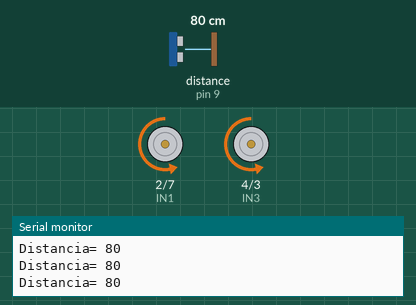
Simulated run of this sketch. Board: Arduino Uno, built with avr-gcc and run on an emulated ATmega328P. Parts: motor-driver pin pairs drawn as motors (green arrow = first pin HIGH = forward, orange = second pin HIGH = backward, longer = more drive, scaled by the enable pin), the last lines printed to the serial monitor. Inputs (shaded band) come from the test bench; at power-on: distance to the obstacle (sensor on pin 9) 80 cm. The echo pulse lasts 58.3 µs per cm.

Above: at 1.2 s.
1.3 s: distance to the obstacle (sensor on pin 9) set to 18 cm
2.8 s: distance to the obstacle (sensor on pin 9) set to 14 cm
At 3.2 s:
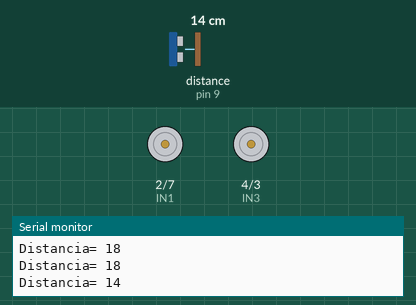
5.8 s: distance to the obstacle (sensor on pin 9) set to 35 cm
At 6.5 s:
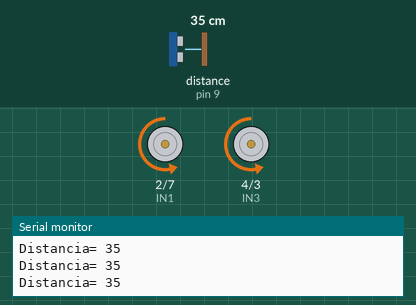
7.3 s: distance to the obstacle (sensor on pin 9) set to 2 cm
At 7.7 s:
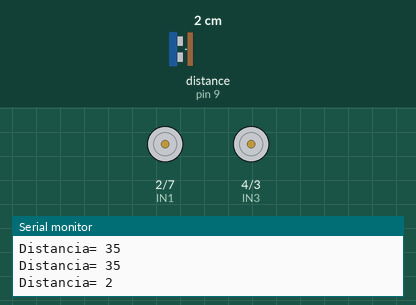
Timing chart, 0 to 11.3 s (numbered marks = the images above; inputs shaded):
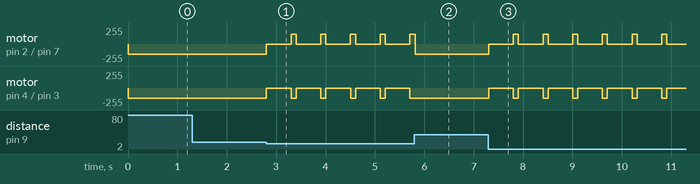

Measured:
- the behaviour switches between 16 and 15 cm on distance to the obstacle (sensor on pin 9) (found by bisection; images 0 and 1)
- after the input at 2.8 s, motor on pin 2 (IN1) / pin 7 (IN2): alternates forward 150/255 for 0.10 s and stopped for 0.50 s, starting at once; motor on pin 4 (IN3) / pin 3 (IN4): alternates backward 150/255 for 0.10 s and stopped for 0.50 s, starting at once
- after the input at 5.8 s, motor on pin 4 (IN3) / pin 3 (IN4): stops changing and stays backward 150/255
- after the input at 7.3 s, motor on pin 2 (IN1) / pin 7 (IN2): alternates forward 150/255 for 0.10 s and stopped for 0.50 s, starting at once; motor on pin 4 (IN3) / pin 3 (IN4): alternates backward 150/255 for 0.10 s and stopped for 0.50 s, starting at once

The sketch:

robot_obstaculos.ino
```cpp
#include <Ultrasonic.h>
Ultrasonic ultrasonic(8,9);//Trig,Echo
int distancia=100;
// MOTOR 1
int IN1 = 2;
int IN2 = 7;
int ENA = 6;
// MOTOR 2
int IN3 = 4;
int IN4 = 3;
int ENB = 5;
int dato=0;

void setup()
{
    Serial.begin(115200);
    pinMode(IN1, OUTPUT);
    pinMode(IN2, OUTPUT);
    pinMode(ENA, OUTPUT);
    pinMode(IN3, OUTPUT);
    pinMode(IN4, OUTPUT);
    pinMode(ENB, OUTPUT);
    parar();
}
void avanza(){
 // MOTOR 1
  analogWrite (ENA, 150);
  digitalWrite(IN1, LOW);
  digitalWrite(IN2, HIGH);
  // MOTOR 2
  analogWrite(ENB, 150);
  digitalWrite(IN3, LOW);
  digitalWrite(IN4, HIGH);
}
void parar(){
 // MOTOR 1
  digitalWrite(ENA, 0);
  digitalWrite(IN1, LOW);
  digitalWrite(IN2, LOW);
  // MOTOR 2
  digitalWrite(ENB, 0);
  digitalWrite(IN3, LOW);
  digitalWrite(IN4, LOW);
}
void derecha(){
 // MOTOR 1
  analogWrite (ENA, 150);
  digitalWrite(IN1, HIGH);
  digitalWrite(IN2, LOW);
  // MOTOR 2
  analogWrite (ENB, 150);
  digitalWrite(IN3, LOW);
  digitalWrite(IN4, HIGH);
}
void izquierda(){
 // MOTOR 1
  analogWrite (ENA, 150);
  digitalWrite(IN1, LOW);
  digitalWrite(IN2, HIGH);
  // MOTOR 2
  analogWrite (ENB, 150);
  digitalWrite(IN3, HIGH);
  digitalWrite(IN4, LOW);
}

void loop()
{
    distancia = ultrasonic.read();
    Serial.println("Distancia= "+String(distancia));
    //delay(1000);

    if(distancia>15)
    {
      avanza();
    }
    else
    {
      //retrocede();
      //zquierda();
      parar();
      delay(500);
      derecha();
      delay(100);
    }

    /*if (Serial.available() > 0)
    {
      dato = Serial.read();
      if(dato=='1')
      {
          avanza();
          Serial.println("avanza");
      }
      if(dato=='2')
      {
          derecha();
          Serial.println("derecha");
      }
      if(dato=='3')
      {
          parar();
          Serial.println("parar");
      }
      dato=0;
    }*/

}
```
